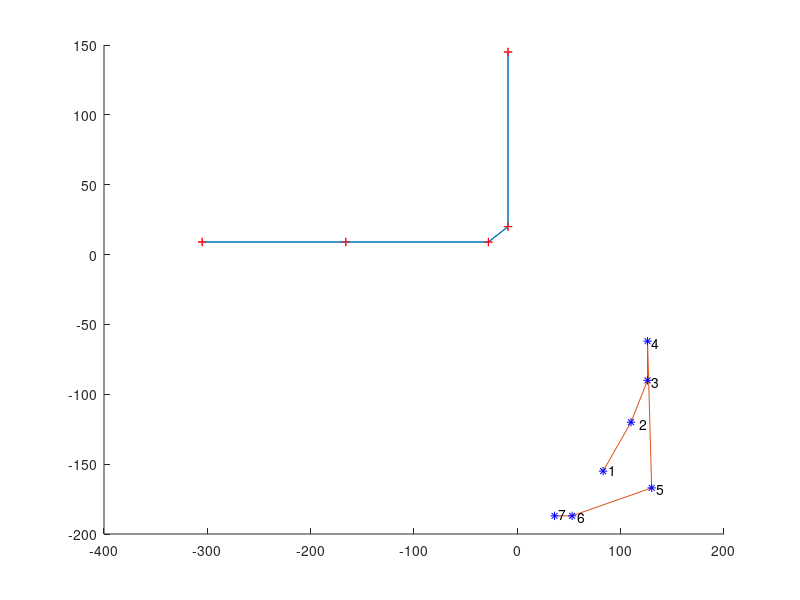

This figure's MATLAB source:
wxn = [-9, -9,-28, -166, -305, -305, -166, -28,-9, -9];
wyn = [145, 20, 9, 9, 9, 9, 9, 9, 20, 145];
wzn = [13, 13, 13, 13, 13, 102, 102, 102, 102, 102];
wx = [-28, -166, -305, -9, -9, -28, -166, -305, -9, -9];
wy = [9, 9, 9, 20, 145, 9, 9, 9, 20, 145];
wz = [13, 13, 13, 13, 13, 102, 102, 102, 102, 102];
camx = [83,110,126,126,130,53,36];
camy = [-155,-120,-90,-62,-167,-187,-187];
camz = zeros(size(camx));
camxn = [83,110,126,126,130,53,36];
camyn = [-155,-120,-90,-62,-167,-187,-187];
figure(); hold on
plot3(wxn,wyn,wzn);
plot3(wx,wy,wz,'r+');
plot3(camx,camy,camz);
plot(camxn,camyn,'b*');
text(88,-154,'1');text(118,-121,'2');text(130,-91,'3');text(130,-63,'4');
text(135,-168,'5');text(58,-188,'6');text(40,-186,'7');